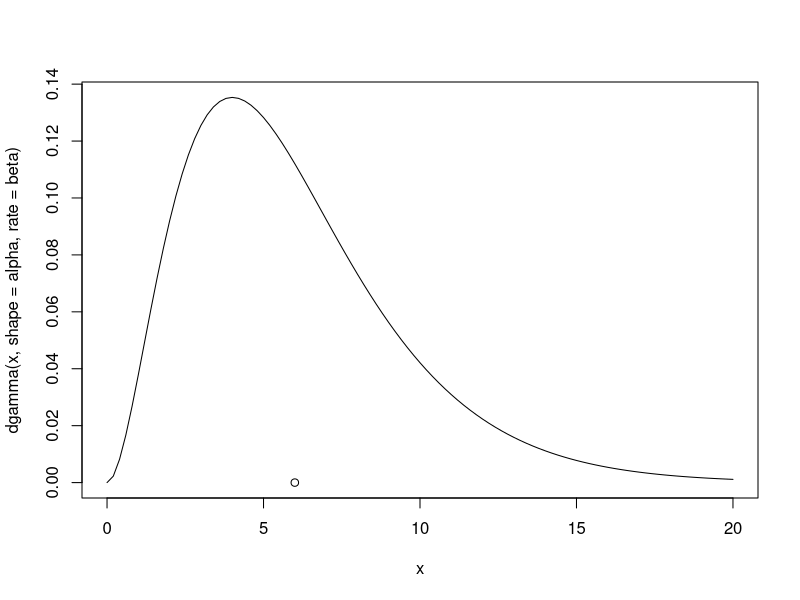
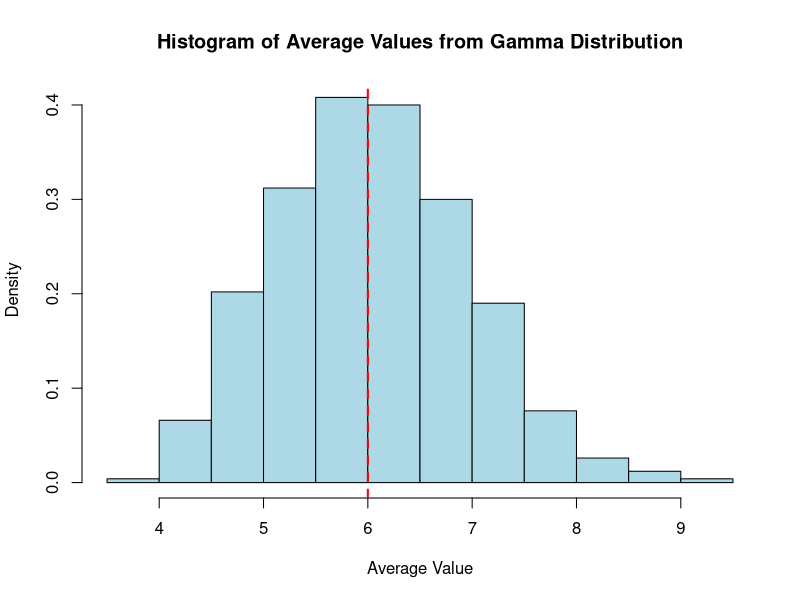

These charts were generated, in order, by the following R code:
## ---- chunk 1
n = 15 #sample size
#?rgamma is the population we sample from (remember to check parametrization)
# GT = true expectation (|E)

#study the distribution of the sample avg via simulation on as the sample "n" gets larger and larger

#Remark: in our terms, we are studying the distribution of very specific transoformation of a Random vector: XX = {X_1, ... X_n} >>> r(XX) = (1/n)*(X_1, ... X_n)
#

set.seed(42)
alpha = 3
beta = 1/2
GT = alpha / beta #true expecation
curve (dgamma(x, shape = alpha, rate = beta), 0, 20)
points(GT, 0)
sample = rgamma(n, shape = alpha, rate = beta )
avg = mean(sample)
avg
## ---- chunk 2
M = 1000 # if we could go to \inf we could recover the true distribution of that specific transformation (this is not possible by simulation)
avg_vec = rep (NA, M)
for ( m in 1:M){
  samp = rgamma(n, shape = alpha, rate = beta )
  avg = mean(samp)
  avg_vec[m] = avg
}
# Plotting the histogram of the average values
hist(avg_vec, probability = TRUE, 
     main = "Histogram of Average Values from Gamma Distribution",
     xlab = "Average Value",
     col = "lightblue", border = "black")

# Adding a vertical line for the ground truth value
abline(v = GT, lty = 2, lwd = 2, col = "red")
